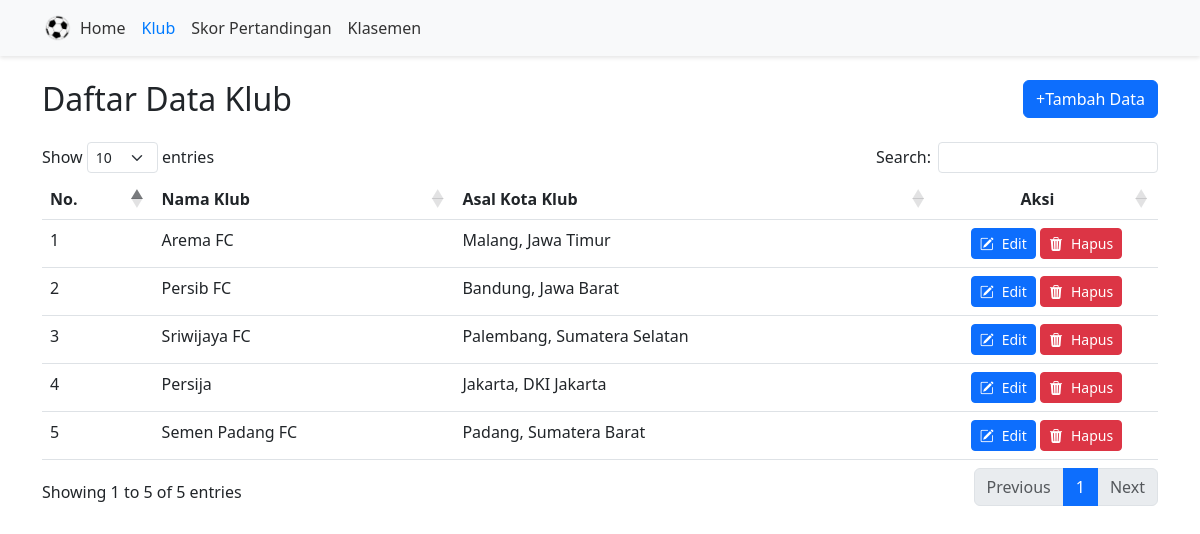
Screenshot of /index.php/klub with the database file from the repository.
### tables this page shows
CREATE TABLE `t_klub` (
  `id_klub` int(11) NOT NULL,
  `nama_klub` varchar(100) NOT NULL,
  `asal_kota_klub` varchar(100) NOT NULL,
  `goal` int(11) NOT NULL,
  `kebobolan` int(11) NOT NULL,
  `menang` int(11) NOT NULL,
  `seri` int(11) NOT NULL,
  `kalah` int(11) NOT NULL,
  `point` int(11) NOT NULL
);

### application/controllers/Klub.php (called while the page is built, shortened)
<?php
class Klub extends CI_Controller
{
	public function __construct()
	{
		$this->load->library('form_validation');
		$this->load->model('Klub_model');
	}
	public function index()
	{
		$data['judul'] = "Klub";
		$data['klub'] = $this->Klub_model->get_all_klub();
		$this->load->view('templates/header', $data);
		$this->load->view('klub/index', $data);
		$this->load->view('templates/footer');
	}
}

### index.php (called while the page is built, shortened)
<?php
require_once BASEPATH.'core/CodeIgniter.php';

### application/models/Klub_model.php (called while the page is built, shortened)
<?php
class Klub_model extends CI_Model
{
    public function get_all_klub()
    {
        $query = $this->db->get('t_klub');
        return $query->result();
    }
}

### application/views/klub/index.php (the view, shortened to what this page needs)
<div class="container mt-4 mb-5">
    <div class="row">
        <div class="col-md-12">
            <div class="d-flex justify-content-between align-items-center mb-4">
                <h2 class="mb-0">Daftar Data Klub</h2>
                <a href="<?= base_url('klub/tambah-klub') ?>" class="btn btn-primary text-end">+Tambah Data</a>
            </div>
            <table id="example" class="table">
                <thead>
                    <tr>
                        <th scope="col" style="width: 10%;">No.</th>
                        <th scope="col">Nama Klub</th>
                        <th scope="col">Asal Kota Klub</th>
                        <th scope="col" style="width: 20%;" class="text-center">Aksi</th>
                    </tr>
                </thead>
                <tbody>
                    <?php $no = 1; ?>
                    <?php foreach ($klub as $k) : ?>
                        <tr>
                            <td><?= $no ?></td>
                            <td><?= $k->nama_klub ?></td>
                            <td><?= $k->asal_kota_klub ?></td>
                            <td class="text-center">
                                <form action="<?= base_url('klub/edit-klub') ?>" method="post" class="d-inline-block">
                                    <button class="btn btn-sm btn-primary"><i class="bi bi-pencil-square me-2"></i>Edit</button>
                                </form>
                                <button class="btn btn-sm btn-danger" data-bs-toggle="modal" data-bs-target="#hapus_klub<?= $k->id_klub ?>"><i class="bi bi-trash3-fill me-2"></i>Hapus</button>
                            </td>
                        </tr>
                        <?php $no++; ?>
                    <?php endforeach; ?>
                </tbody>
            </table>
        </div>
    </div>
</div>

### rows the page displays
t_klub: nama_klub "Arema FC", asal_kota_klub "Malang, Jawa Timur"
t_klub: nama_klub "Persib FC", asal_kota_klub "Bandung, Jawa Barat"
t_klub: nama_klub "Sriwijaya FC", asal_kota_klub "Palembang, Sumatera Selatan"
t_klub: nama_klub "Persija", asal_kota_klub "Jakarta, DKI Jakarta"
t_klub: nama_klub "Semen Padang FC", asal_kota_klub "Padang, Sumatera Barat"
